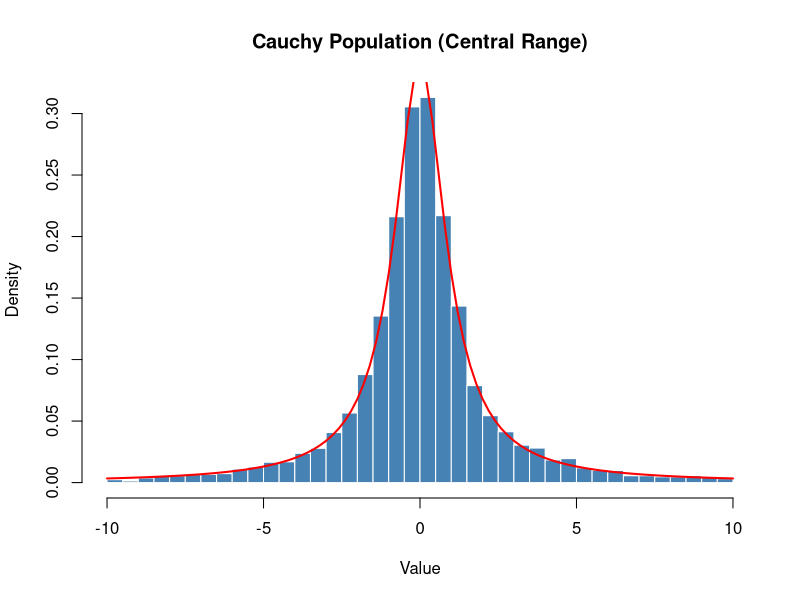
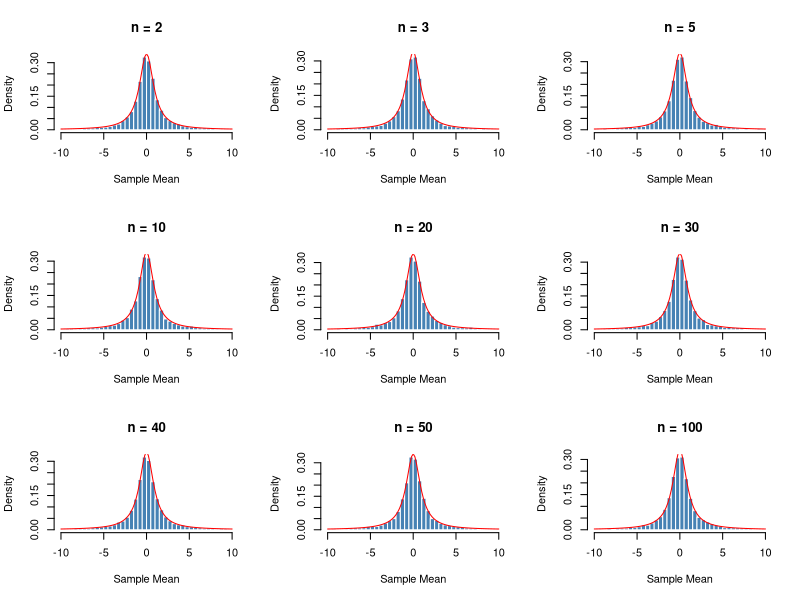
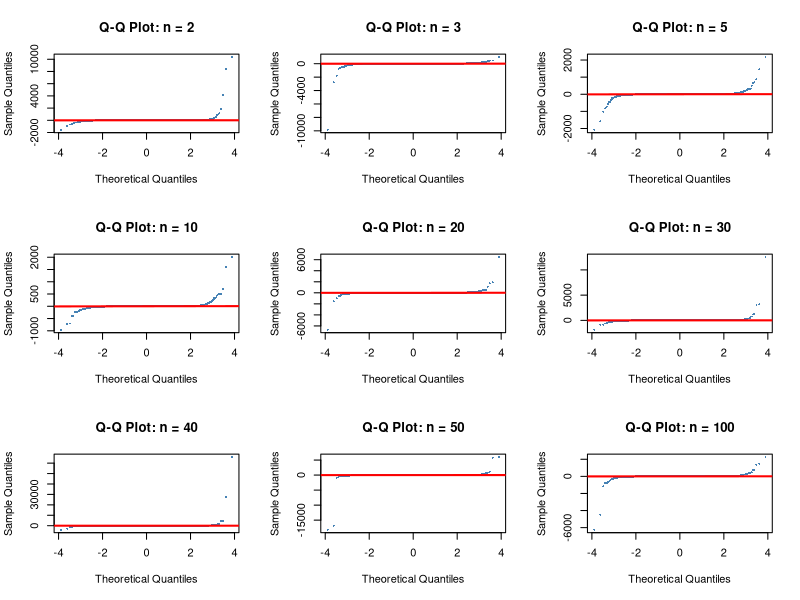

Write the R code that produced these figures, in order.
## ---- chunk 1
set.seed(123)

population <- rcauchy(10000, location = 0, scale = 1)

plot_values <- population[abs(population) <= 10]

hist(
  plot_values,
  breaks = seq(-10, 10, by = 0.5),
  probability = TRUE,
  main = "Cauchy Population (Central Range)",
  xlab = "Value",
  col = "steelblue",
  border = "white"
)

curve(
  dcauchy(x, location = 0, scale = 1) /
    (pcauchy(10) - pcauchy(-10)),
  add = TRUE,
  col = "red",
  lwd = 2
)
## ---- chunk 2
sample_sizes <- c(2, 3, 5, 10, 20, 30, 40, 50, 100)
num_simulations <- 10000

simulate_means <- function(n) {
  replicate(num_simulations, mean(rcauchy(n, location = 0, scale = 1)))
}

simulation_results <- lapply(sample_sizes, simulate_means)
names(simulation_results) <- sample_sizes
## ---- chunk 3
#| fig-width: 12
#| fig-height: 10

par(mfrow = c(3, 3))

for (n in sample_sizes) {
  means <- simulation_results[[as.character(n)]]

  # only display values between -10 and 10
  plot_means <- means[abs(means) <= 10]

  hist(
    plot_means,
    breaks = seq(-10, 10, by = 0.5),
    probability = TRUE,
    main = paste("n =", n),
    xlab = "Sample Mean",
    col = "steelblue",
    border = "white"
  )

  curve(
    dcauchy(x, location = 0, scale = 1) /
      (pcauchy(10) - pcauchy(-10)),
    add = TRUE,
    col = "red",
    lwd = 1
  )
}

par(mfrow = c(1, 1))
## ---- chunk 4
#| fig-width: 12
#| fig-height: 10

par(mfrow = c(3, 3))

for (n in sample_sizes) {
  means <- simulation_results[[as.character(n)]]

  qqnorm(
    means,
    main = paste("Q-Q Plot: n =", n),
    col = "steelblue",
    pch = 16,
    cex = 0.4
  )

  qqline(means, col = "red", lwd = 2)
}

par(mfrow = c(1, 1))
## ---- chunk 5
results_table <- data.frame(
  sample_size = sample_sizes,
  simulated_mean = round(sapply(simulation_results, mean), 3),
  simulated_sd = round(sapply(simulation_results, sd), 3),
  median = round(sapply(simulation_results, median), 3),
  iqr = round(sapply(simulation_results, IQR), 3)
)

results_table
